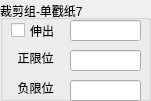
    <widget class="QGroupBox" name="Cylinder_20">
     <property name="geometry">
      <rect>
       <x>230</x>
       <y>20</y>
       <width>151</width>
       <height>101</height>
      </rect>
     </property>
     <property name="title">
      <string>裁剪组-单戳纸7</string>
     </property>
     <property name="alignment">
      <set>Qt::AlignLeading|Qt::AlignLeft|Qt::AlignVCenter</set>
     </property>
     <widget class="QCheckBox" name="check_OpenCylinder_20">
      <property name="geometry">
       <rect>
        <x>11</x>
        <y>21</y>
        <width>61</width>
        <height>19</height>
       </rect>
      </property>
      <property name="sizePolicy">
       <sizepolicy hsizetype="Minimum" vsizetype="Fixed">
        <horstretch>0</horstretch>
        <verstretch>0</verstretch>
       </sizepolicy>
      </property>
      <property name="text">
       <string>伸出</string>
      </property>
     </widget>
     <widget class="QLineEdit" name="lineEdit_CylinderCmd_20">
      <property name="geometry">
       <rect>
        <x>70</x>
        <y>20</y>
        <width>71</width>
        <height>21</height>
       </rect>
      </property>
      <property name="text">
       <string/>
      </property>
     </widget>
     <widget class="QLineEdit" name="lineEdit_CylinderPosStatus_20">
      <property name="geometry">
       <rect>
        <x>70</x>
        <y>50</y>
        <width>71</width>
        <height>21</height>
       </rect>
      </property>
      <property name="text">
       <string/>
      </property>
      <property name="alignment">
       <set>Qt::AlignCenter</set>
      </property>
     </widget>
     <widget class="QLabel" name="label_CylinderPosStatus_20">
      <property name="geometry">
       <rect>
        <x>10</x>
        <y>50</y>
        <width>51</width>
        <height>16</height>
       </rect>
      </property>
      <property name="text">
       <string>正限位</string>
      </property>
      <property name="alignment">
       <set>Qt::AlignCenter</set>
      </property>
     </widget>
     <widget class="QLineEdit" name="lineEdit_CylinderNegStatus_20">
      <property name="geometry">
       <rect>
        <x>70</x>
        <y>80</y>
        <width>71</width>
        <height>21</height>
       </rect>
      </property>
      <property name="text">
       <string/>
      </property>
      <property name="alignment">
       <set>Qt::AlignCenter</set>
      </property>
     </widget>
     <widget class="QLabel" name="label_CylinderNegStatus_20">
      <property name="geometry">
       <rect>
        <x>10</x>
        <y>80</y>
        <width>51</width>
        <height>16</height>
       </rect>
      </property>
      <property name="text">
       <string>负限位</string>
      </property>
      <property name="alignment">
       <set>Qt::AlignCenter</set>
      </property>
     </widget>
    </widget>
